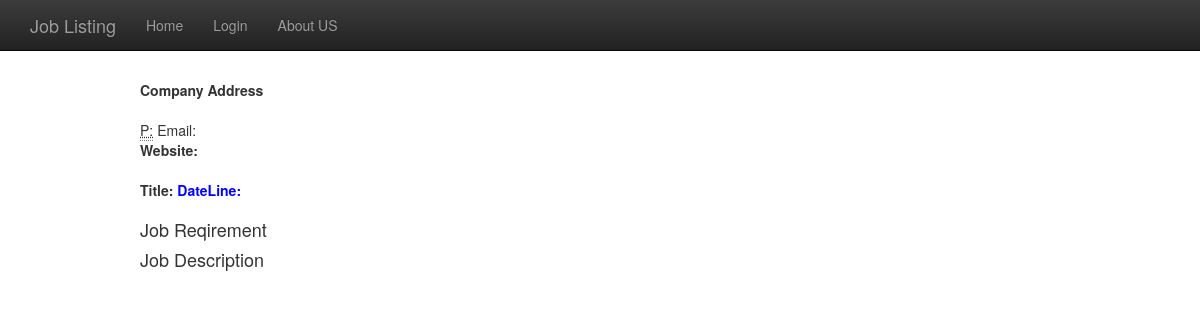
/details?job_select=7, run on an earlier commit of the app's database.
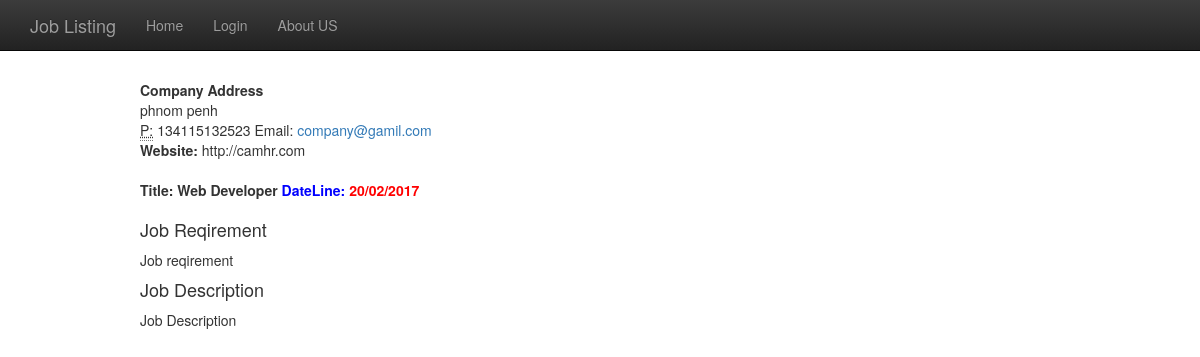
And on a later commit of the database.
### Job.py (models this page shows, shortened)
class Job(db.Model):
    id = db.Column(db.Integer, primary_key=True)
    title = db.Column(db.String(80))
    category = db.Column(db.String(30))
    description = db.Column(db.Text)
    reqirement = db.Column(db.Text)
    dateLine = db.Column(db.String(50))
    hrName = db.Column(db.String(80))
    hrPhoneNumber = db.Column(db.String(80))
    hrEmail = db.Column(db.String(80))
    hrWebSite = db.Column(db.String(80))
    hrAddress = db.Column(db.Text)
    @classmethod
    def getJobByID(cls,selected_id):
        return cls.query.filter_by(id=selected_id).first()

### view.py (the view)
@app.route('/details')
def detailsJob():
    job_id = request.args.get('job_select', None)
    return render_template('detail_job.html',job_selected=Job.getJobByID(job_id))

### User.py (called while the page is built)
    @login_manager.request_loader
    def request_loader(request):
        email = request.form.get('email')
        if email not in users:
            return
        user = User()
        user.id = email
        user.is_authenticated = request.form['password'] == users[email]['password']
        return user

### templates/detail_job.html (shortened to what this page needs)
{% extends 'core.html' %}
{% block content %}
<div class="custom-details-form">
    <address>
  <strong>Company Address</strong><br>
  {{ job_selected.hrAddress }}<br>
  <abbr title="Phone">P:</abbr> {{ job_selected.hrPhoneNumber }}
        Email: <a href="mailto:#">{{ job_selected.hrEmail }}</a><br/>
        <b>Website:</b> {{ job_selected.hrWebSite }}</p>
</address>
<address>
  <strong>Title: {{ job_selected.title }}</strong>
    <b style="color:blue">DateLine:</b> <b style="color:red">{{ job_selected.dateLine }}</b>
</address>
    <h4 class="mdl-card__title-text">Job Reqirement</h4>
    <p>{{ job_selected.reqirement }}</p>
    <h4 class="mdl-card__title-text">Job Description</h4>
    <p>{{ job_selected.description }}</p>
</div>
{% endblock %}

What changed in the data, as far as the page shows it:
added Job: hrAddress "phnom penh", hrPhoneNumber "134115132523", hrEmail "company@gamil.com", hrWebSite "http://camhr.com", title "Web Developer", dateLine "20/02/2017", reqirement "Job reqirement", description "Job Description"
